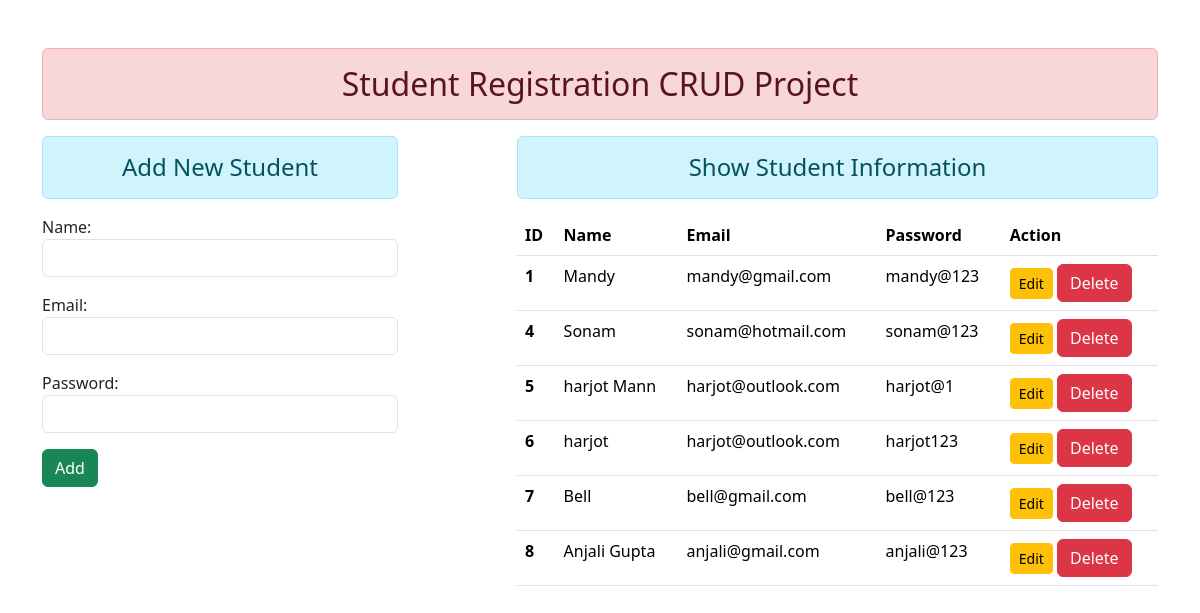
The page / on the database its author committed.
### enroll/models.py (models this page shows)
class User(models.Model):
    name = models.CharField(max_length=70)
    email = models.EmailField(max_length=100)
    password = models.CharField(max_length=100)

### enroll/views.py (the view)
# urls.py: path('', views.add_show, name="addandshow"),
def add_show(request):
    if request.method == 'POST':
        fm = StudentRegistration(request.POST)
        if fm.is_valid():
         nm = fm.cleaned_data['name']
         em = fm.cleaned_data['email']
         pw = fm.cleaned_data['password']
         reg = User(name=nm, email=em, password=pw)
         reg.save()
        fm = StudentRegistration()
    else:
     fm = StudentRegistration()
    Stud = User.objects.all()
    return render(request, 'enroll/addandshow.html', {'form':fm,
    'stu':Stud})

### enroll/forms.py
class StudentRegistration(forms.ModelForm):
    class Meta:
        model = User
        fields = ['name', 'email', 'password']
        widgets = {
            'name': forms.TextInput(attrs={'class':'form-control'}),
            'email': forms.EmailInput(attrs={'class':'form-control'}),
            'password': forms.PasswordInput(render_value=True, attrs=
            {'class':'form-control'}),
        }

### enroll/templates/enroll/addandshow.html (shortened to what this page needs)
{% extends 'enroll/base.html' %}
{% block content %}
<div class="row">
    <div class="col-sm-4">
     <h4 class="text-center alert alert-info">Add New Student</h4>
     <form action="" method="POST">
    {{form.as_p}}
    <input type="submit" class="btn btn-success" value="Add" >
</form>
</div>
<div class="col-sm-7 offset-1">
    <h4 class="text-center alert alert-info">Show Student
     Information</h4>
  {% if stu %}
  <table class="table table-hover">
    <thead class="thead-dark">
      <tr>
        <th scope="col">ID</th>
        <th scope="col">Name</th>
        <th scope="col">Email</th>
        <th scope="col">Password</th>
        <th scope="col">Action</th>
      </tr>
    </thead>
    <tbody>
      {% for st in stu %}
      <tr>
        <th scope="row">{{st.id}}</th>
        <td>{{st.name}}</td>
        <td>{{st.email}}</td>
        <td>{{st.password}}</td>
        <td>
        <a href="{% url 'updatedata' st.id %}" class="btn
        btn-warning btn-sm">Edit</a>
        <form action="{% url 'deletedata' st.id %}"
        method="post" class="d-inline"> {% csrf_token %}
          <input type="submit" class="btn btn-danger"
           value="Delete">
        </form>
        </td>
      </tr>
     {% endfor %}
    </tbody>
</table>
  {% else %}
  <h4 class="text-center alert alert-warning">No Records</h4>
  {% endif %}
</div>
</div>
{% endblock content %}

### enroll/templates/enroll/base.html (shortened to what this page needs)
<!DOCTYPE html>
{% load static %}
<html lang="en">
<head>
     <Link rel="stylesheet" href="{% static 'enroll/css/bootstrap.css' %}">
</head>
<body>
 <div class="container mt-5">
  <h2 class="text-center alert alert-danger">Student Registration CRUD Project</h2>
{% block content %} {% endblock content %}
</div>
</body>
</html>

### rows shown on the page
User: id "1", name "Mandy", email "mandy@gmail.com", password "mandy@123"
User: id "4", name "Sonam", email "sonam@hotmail.com", password "sonam@123"
User: id "5", name "harjot Mann", email "harjot@outlook.com", password "harjot@1"
User: id "6", name "harjot", email "harjot@outlook.com", password "harjot123"
User: id "7", name "Bell", email "bell@gmail.com", password "bell@123"
User: id "8", name "Anjali Gupta", email "anjali@gmail.com", password "anjali@123"
